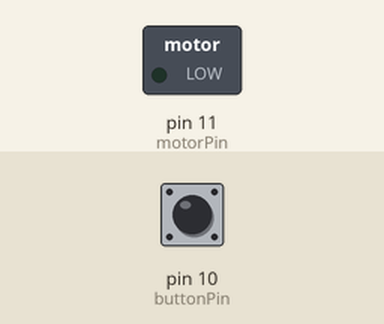
Bench run of a sketch on a simulated Arduino Uno, built with avr-gcc and run on an emulated ATmega328P. On the bench: switched loads named in the sketch (green lamp = pin HIGH). Inputs (shaded band) come from the test bench; at power-on: pin 10 (buttonPin) LOW.

Above: at 1.2 s.
1.3 s: pin 10 (buttonPin) pulled HIGH for 0.15 s
At 1.37 s:
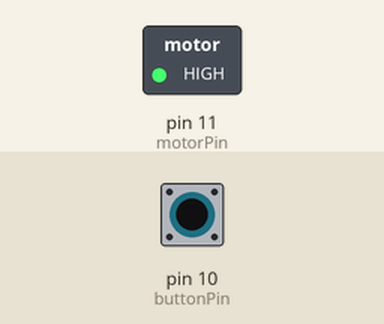
2.9 s: pin 10 (buttonPin) pulled HIGH for 3.2 s
At 6.5 s:
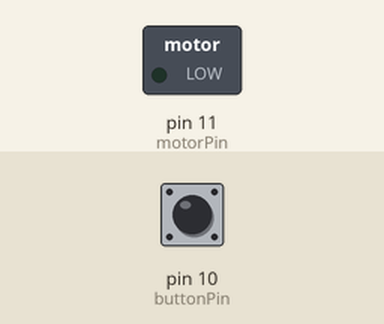
Timing chart, 0 to 8.0 s (numbered marks = the images above; inputs shaded):
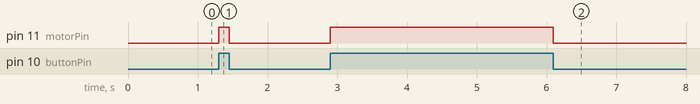

Measured:
- after the input at 1.3 s, pin 11 (motorPin): LOW → HIGH at once, → LOW 0.15 s later
- after the input at 2.9 s, pin 11 (motorPin): LOW → HIGH at once, → LOW 3.2 s later

The sketch:

motor_pin_wheel.ino
```cpp
/*
 * This program turns on a motor when a button is pressed and
 * turns it off when the button is released.
 * Motor is connected in series with a MOSFET to control the
 * motor with a fly diode as the gate of mosfet to protect from
 * back EMF generated on switching off the motor.
 */
const int buttonPin = 10;
const int motorPin = 11;
void setup() {
  // put your setup code here, to run once:
  pinMode(buttonPin, INPUT);
  pinMode(motorPin, OUTPUT);
}

void loop() {
  // put your main code here, to run repeatedly:
  if(digitalRead(buttonPin) == HIGH){
    digitalWrite(motorPin, HIGH);
  }
  else{
    digitalWrite(motorPin, LOW);
  }
}
```
